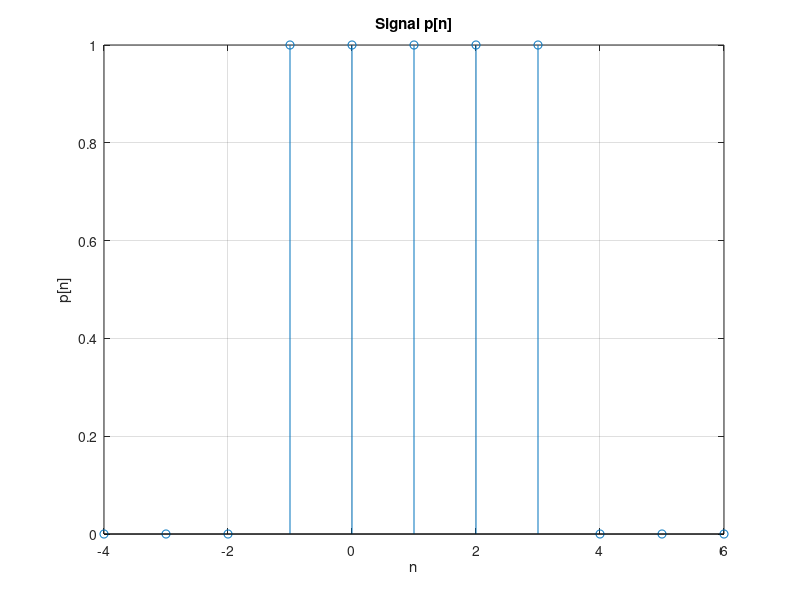
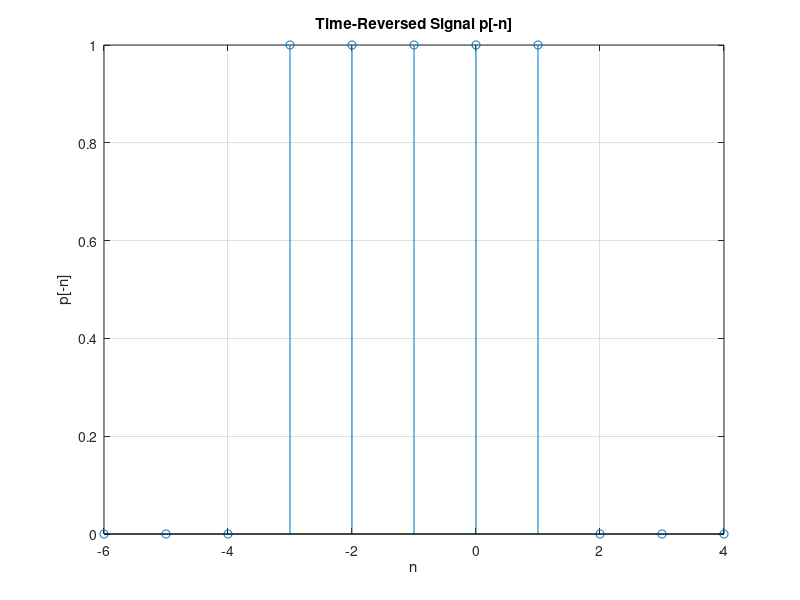
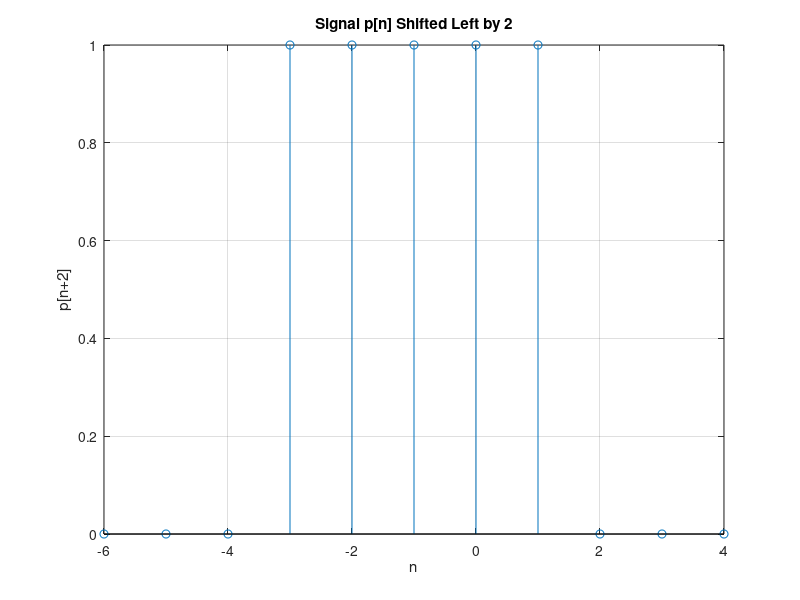
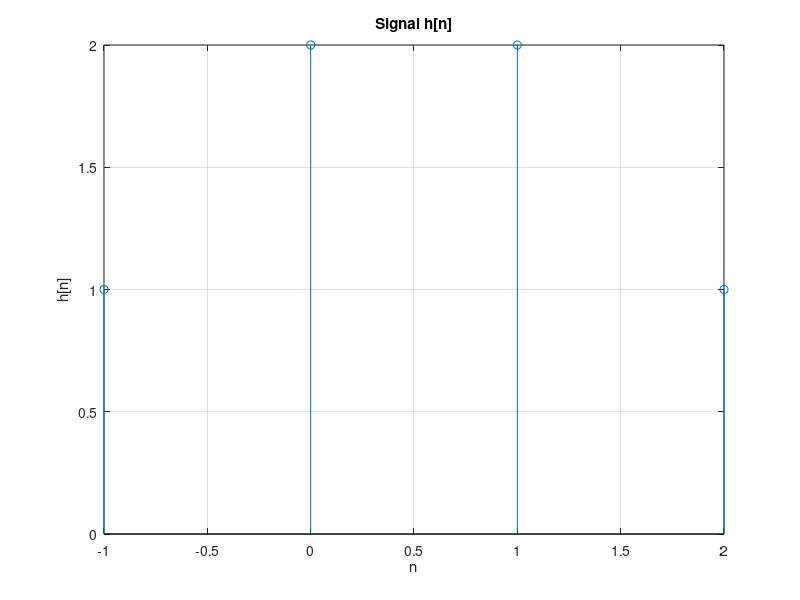

These charts were generated, in order, by the following MATLAB code:
clear
clc
close all

np = -4:6;
u_p1 = double(np >= -1);
u_p2 = double(np >= 4);
p = u_p1 - u_p2;
np_flip = -fliplr(np);
p_flip = fliplr(p);
np_left = np - 2;
nh = -1:2;
h = [1 2 2 1];
y = conv(p, h);
ny = (np(1) + nh(1)):(np(end) + nh(end));
z = conv(h, p);
nz = (nh(1) + np(1)):(nh(end) + np(end));

figure
stem(np, p)
grid on
xlabel('n')
ylabel('p[n]')
title('Signal p[n]')

figure
stem(np_flip, p_flip)
grid on
xlabel('n')
ylabel('p[-n]')
title('Time-Reversed Signal p[-n]')

figure
stem(np_left, p)
grid on
xlabel('n')
ylabel('p[n+2]')
title('Signal p[n] Shifted Left by 2')

figure
stem(nh, h)
grid on
xlabel('n')
ylabel('h[n]')
title('Signal h[n]')

figure
stem(ny, y)
grid on
xlabel('n')
ylabel('y[n]')
title('Convolution y[n] = p[n] * h[n]')

figure
stem(nz, z)
grid on
xlabel('n')
ylabel('z[n]')
title('Convolution z[n] = h[n] * p[n]')

disp('Is y[n] equal to z[n]?')
disp(isequal(y, z))
